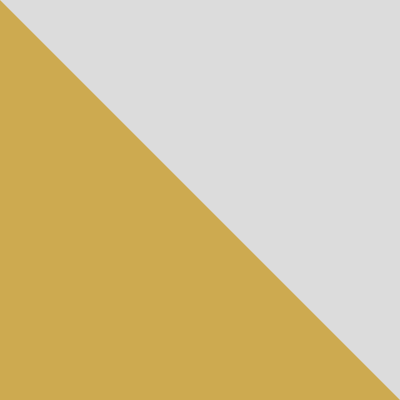
Frame 1 (no input)
Frame 60 (no input): identical to frame 1, image omitted
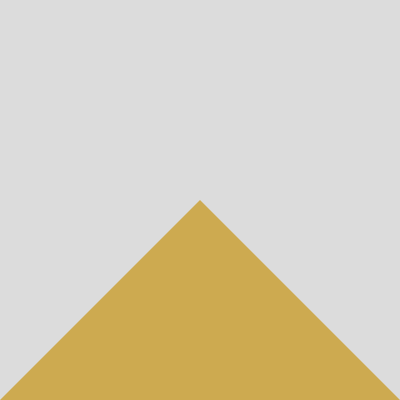
Frame 120 (the mouse pressed at the canvas centre since frame 60)

The p5.js sketch that drew these frames (run headless with seeded random() and noise() and a simulated clock; from frame 60 on, the mouse is pressed at the canvas centre):

// p5.js sketch
// ── sketch.js
function setup() {
  createCanvas(400, 400);
}

function draw() {
  background(220);
  
  noStroke()
  
  fill(color(205, 170, 80))
  triangle(mouseX,mouseY,0,height,width,height);
}
